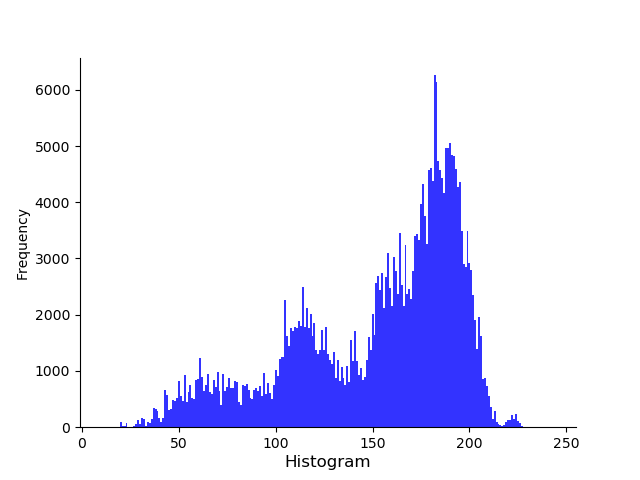
#> input picture result/siji_1.png, 640 x 480 px, given in place of siji_1.jpg, which was not available
$ python average_grad_calculation.py   (older library calls are emulated)
#> lines starting #> are read from the running program, lines starting #| are printed output that depends on the picture; pictures that were not available may be replaced by others from this repository, and a replacement may not be noted
#!/usr/bin/env python3.7.3
# @coding :utf-8
# @Time   :2020.06.28
# @Author :zhujidong
# @Function: 计算图像平局梯度

import cv2
import time


def average_grad_Scharr(image):
    """
    计算图像平局梯度
    @param image:
    @return:
    """
    sum_grad = 0
    scharrx = cv2.Scharr(image, cv2.CV_64F, 1, 0)
    scharrx = cv2.convertScaleAbs(scharrx)
    # print(scharrx)
    scharry = cv2.Scharr(image, cv2.CV_64F, 0, 1)
    scharry = cv2.convertScaleAbs(scharry)
    # print(scharry)
    scharrxy = cv2.addWeighted(scharrx, 1, scharry, 1, 0)
    # print(scharrxy)

    # cv2.imshow('a', image)
    cv2.imshow('scharrx', scharrx)
    cv2.imshow('scharry', scharry)
    cv2.imshow('scharrxy', scharrxy)
    for i in range(len(scharrxy)):
        for j in range(i):
            sum_grad += scharrxy[i][j]
    # print(sum_grad)
    aver_grad = int(sum_grad) // (480 * 640)
    return aver_grad


def average_grad_Sobel(a):
    """
    使用Sobel算子求图像梯度
    @param image:
    @return:
    """
    sobelx = cv2.Sobel(a, cv2.CV_64F, 1, 0, ksize=1)  # 水平梯度
    sobely = cv2.Sobel(a, cv2.CV_64F, 0, 1, ksize=1)  # 竖直梯度
    sobelx = cv2.convertScaleAbs(sobelx)  # 负数取绝对值
    sobely = cv2.convertScaleAbs(sobely)  # 负数取绝对值
    sobelxy = cv2.addWeighted(sobelx, 1, sobely, 1, 0)  # 求sobel算子，系数为0.5，0.5。修正值为0
    # cv2.imshow('a', a)
    # cv2.imshow('sobelx', sobelx)
    # cv2.imshow('sobelx1', sobely)
    cv2.imshow('sobelxy', sobelxy)


if __name__ == '__main__':
    src = cv2.imread('./pic_data/jiashi/4_siji/siji_1.jpg', cv2.IMREAD_GRAYSCALE)
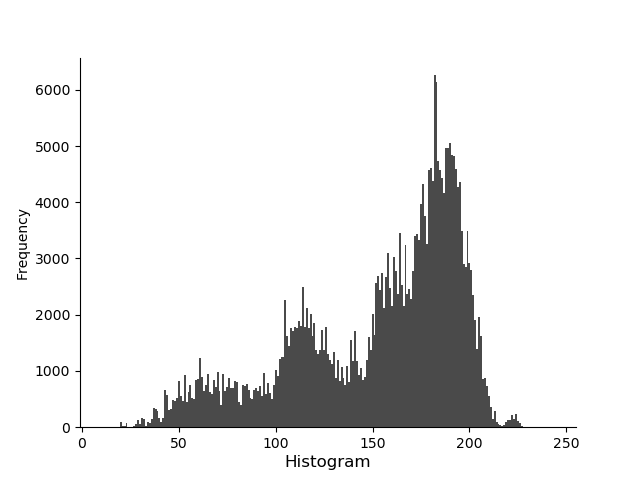
#> src: shape (480, 640); min 0, max 255, mean 233.2
    # src = cv2.imread('./picture/test_grad.jpg', cv2.IMREAD_GRAYSCALE)
    if src is None:
        print('could not load image...\n')
    else:

        start = time.time()

        # print(average_grad_Sobel(src))
        print(average_grad_Scharr(src))
#> in average_grad_Scharr, `scharrx = cv2.Scharr(image, cv2.CV_64F, 1, 0)`:
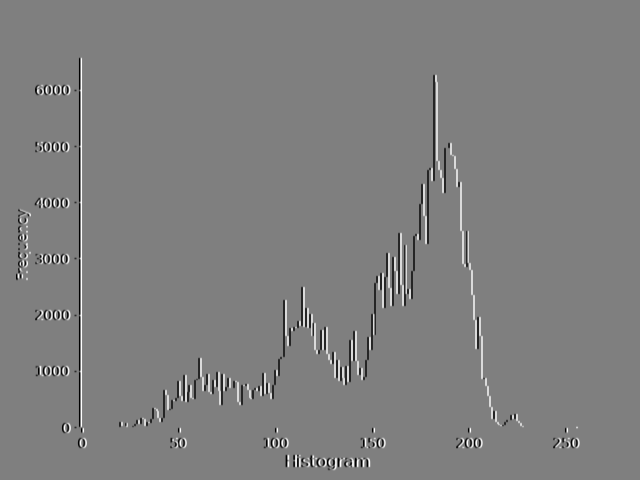
#> scharrx: shape (480, 640) float64; min -4080, max 4080, mean 0; drawn with min black and max white
#> in average_grad_Scharr, `scharrx = cv2.convertScaleAbs(scharrx)`:
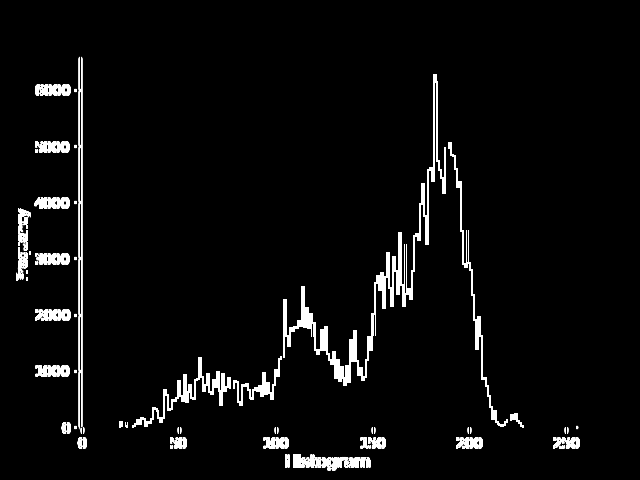
#> scharrx: shape (480, 640); min 0, max 255, mean 11.3
#> in average_grad_Scharr, `scharry = cv2.Scharr(image, cv2.CV_64F, 0, 1)`:
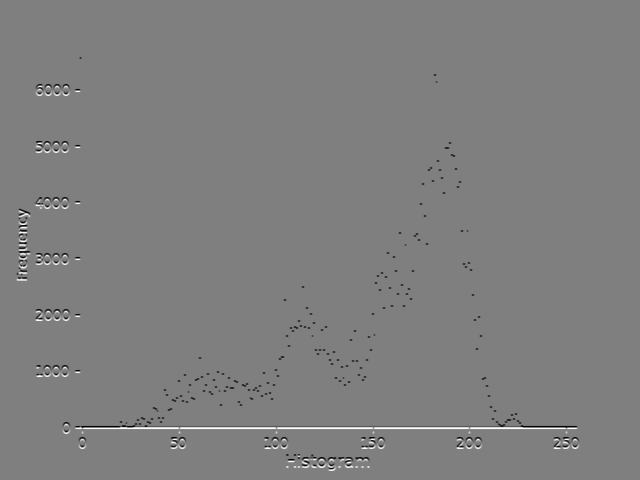
#> scharry: shape (480, 640) float64; min -4080, max 4080, mean 0; drawn with min black and max white
#> in average_grad_Scharr, `scharry = cv2.convertScaleAbs(scharry)`:
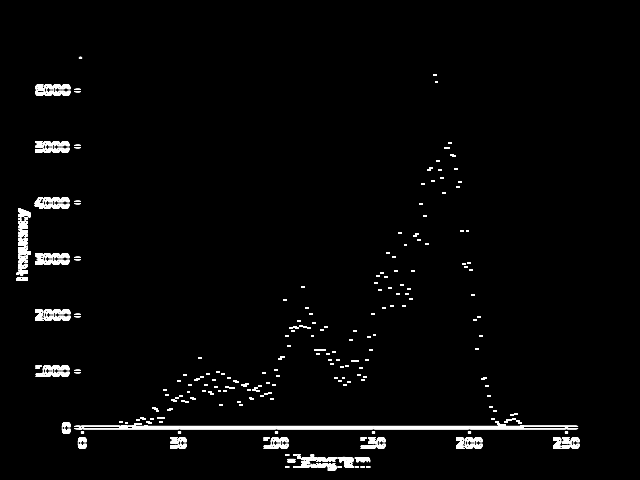
#> scharry: shape (480, 640); min 0, max 255, mean 7.1
#> after the loop in average_grad_Scharr, `for i in range(len(scharrxy)):`: sum_grad = 2813260
#> in average_grad_Scharr, `aver_grad = int(sum_grad) // (480 * 640)`: aver_grad = 9
#| 9

        end = time.time()
        print(str(round((end - start) * 1000, 2)) + 'ms')
    cv2.waitKey(0)
    cv2.destroyAllWindows()

$ run again, with result/LDA_2D.png copied over result/siji_1.png
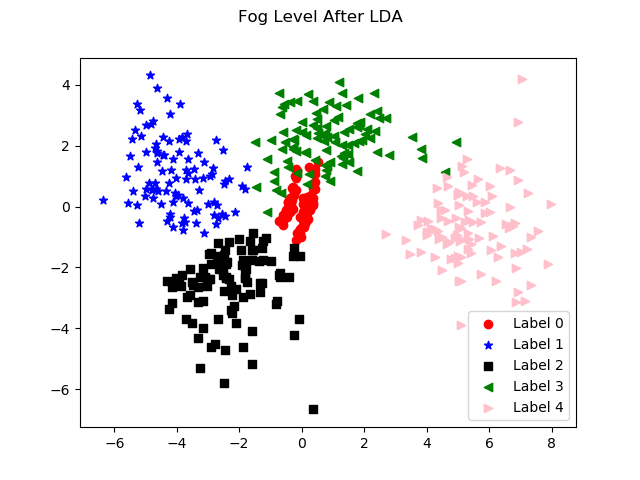
#> input picture result/LDA_2D.png, 640 x 480 px, given in place of siji_1.jpg, which was not available
#> in average_grad_Scharr, `scharry = cv2.Scharr(image, cv2.CV_64F, 0, 1)`:
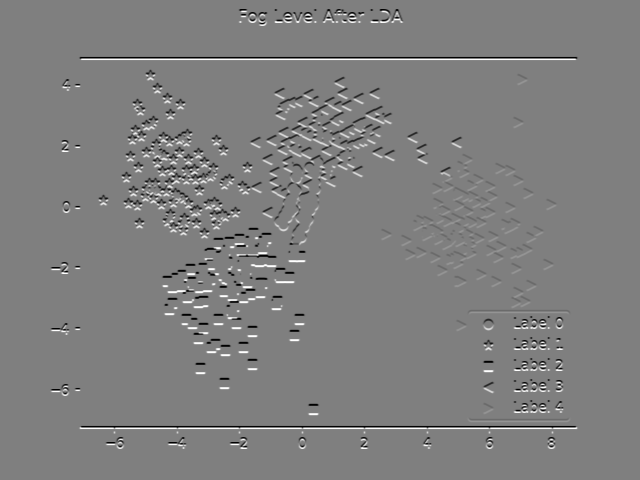
#> scharry: shape (480, 640) float64; min -4080, max 4080, mean 0; drawn with min black and max white
#> in average_grad_Scharr, `scharrxy = cv2.addWeighted(scharrx, 1, scharry, 1, 0)`:
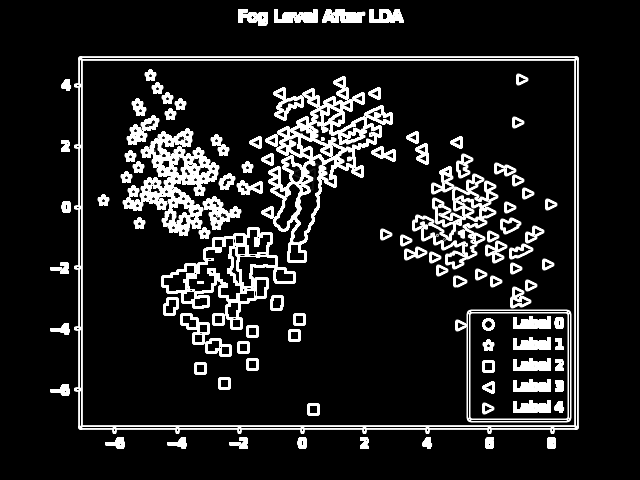
#> scharrxy: shape (480, 640); min 0, max 255, mean 32.9
#> after the loop in average_grad_Scharr, `for i in range(len(scharrxy)):`: sum_grad = 3017372
#> aver_grad = 9
#| 9

$ run again, with result/LDA_3D.png copied over result/siji_1.png
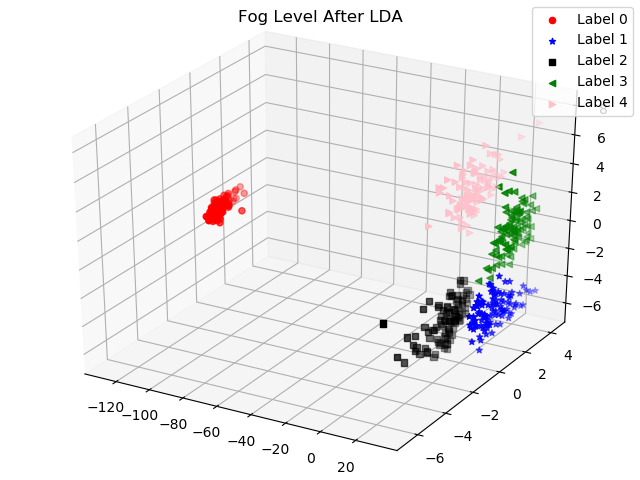
#> input picture result/LDA_3D.png, 640 x 480 px, given in place of siji_1.jpg, which was not available
#> in average_grad_Scharr, `scharry = cv2.Scharr(image, cv2.CV_64F, 0, 1)`:
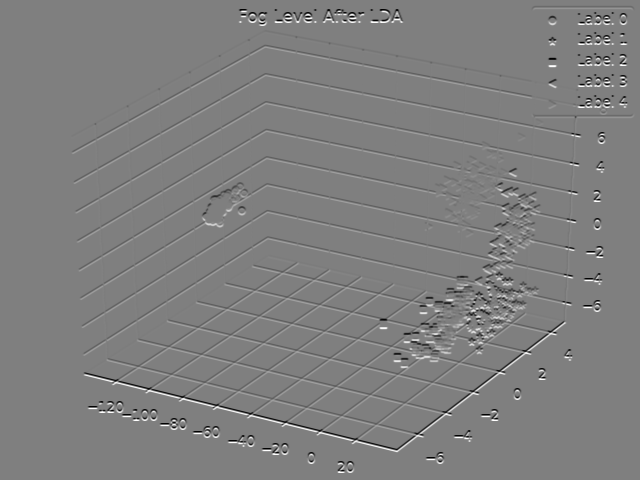
#> scharry: shape (480, 640) float64; min -4080, max 4080, mean 0; drawn with min black and max white
#> in average_grad_Scharr, `scharrxy = cv2.addWeighted(scharrx, 1, scharry, 1, 0)`:
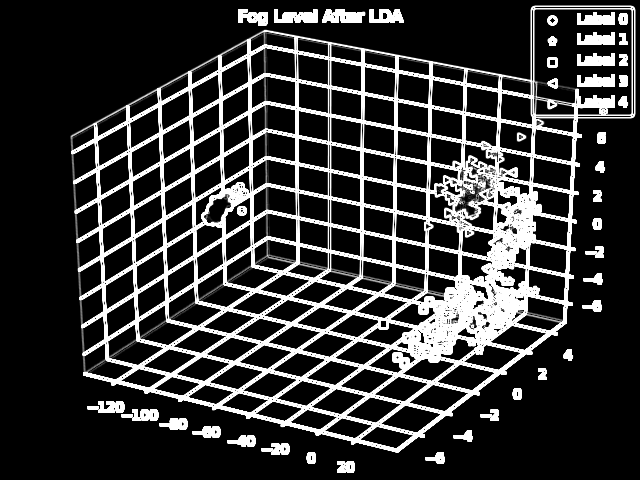
#> scharrxy: shape (480, 640); min 0, max 255, mean 52.9
#> after the loop in average_grad_Scharr, `for i in range(len(scharrxy)):`: sum_grad = 4797739
#> aver_grad = 15
#| 15

$ run again, with result/campared_dark_hist_all.png copied over result/siji_1.png
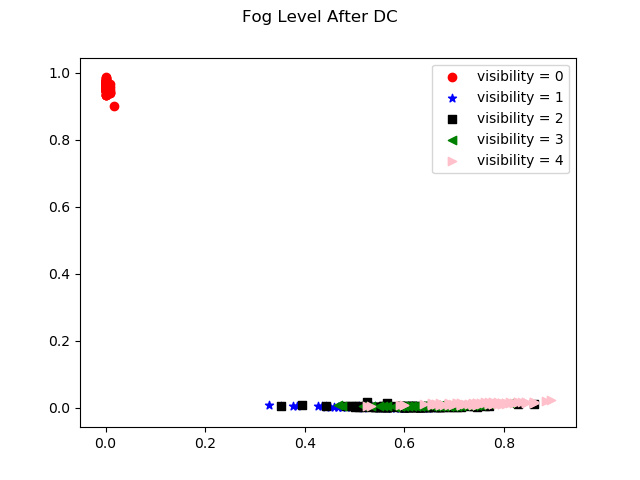
#> input picture result/campared_dark_hist_all.png, 640 x 480 px, given in place of siji_1.jpg, which was not available
#> in average_grad_Scharr, `scharry = cv2.Scharr(image, cv2.CV_64F, 0, 1)`:
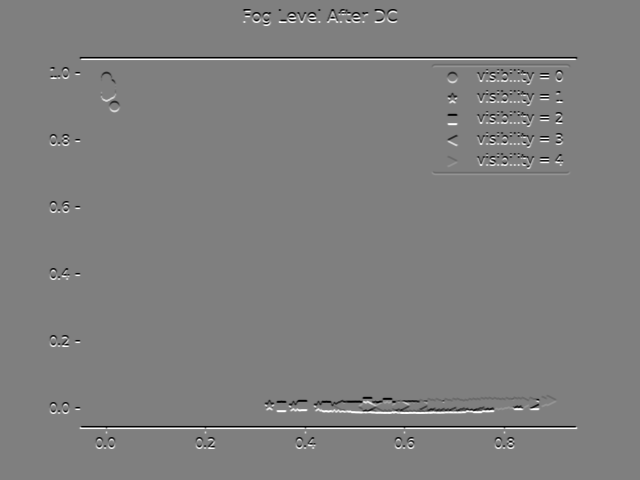
#> scharry: shape (480, 640) float64; min -4080, max 4080, mean 0; drawn with min black and max white
#> in average_grad_Scharr, `scharrxy = cv2.addWeighted(scharrx, 1, scharry, 1, 0)`:
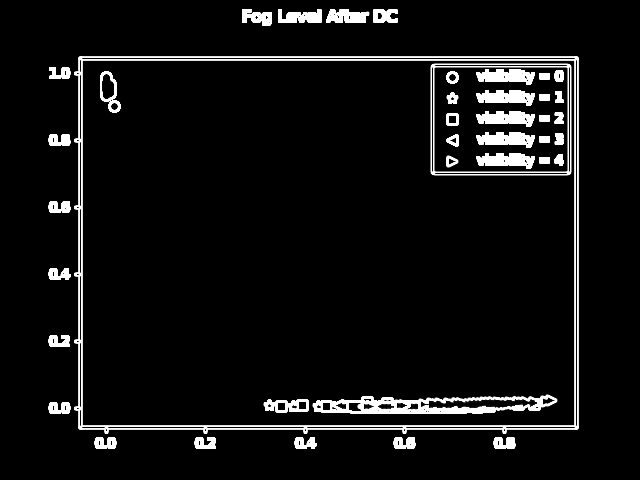
#> scharrxy: shape (480, 640); min 0, max 255, mean 16.5
#> after the loop in average_grad_Scharr, `for i in range(len(scharrxy)):`: sum_grad = 1616116
#> aver_grad = 5
#| 5
